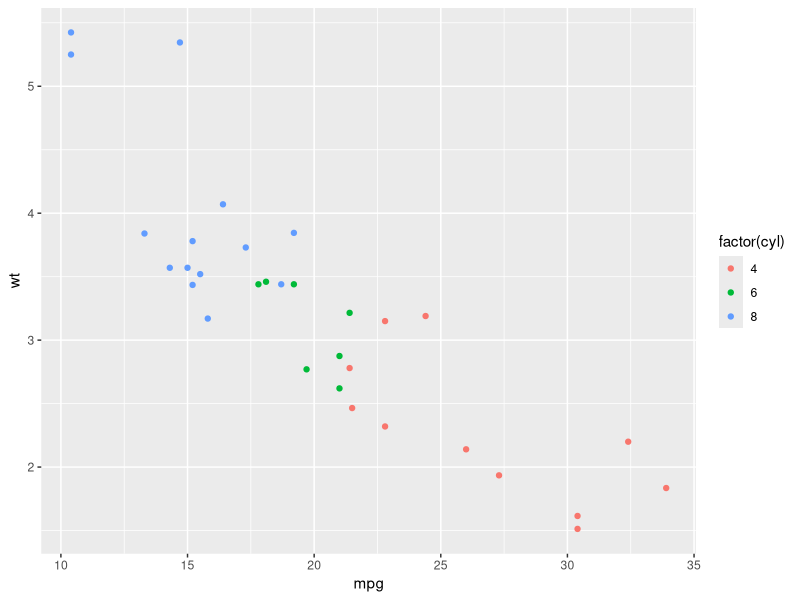
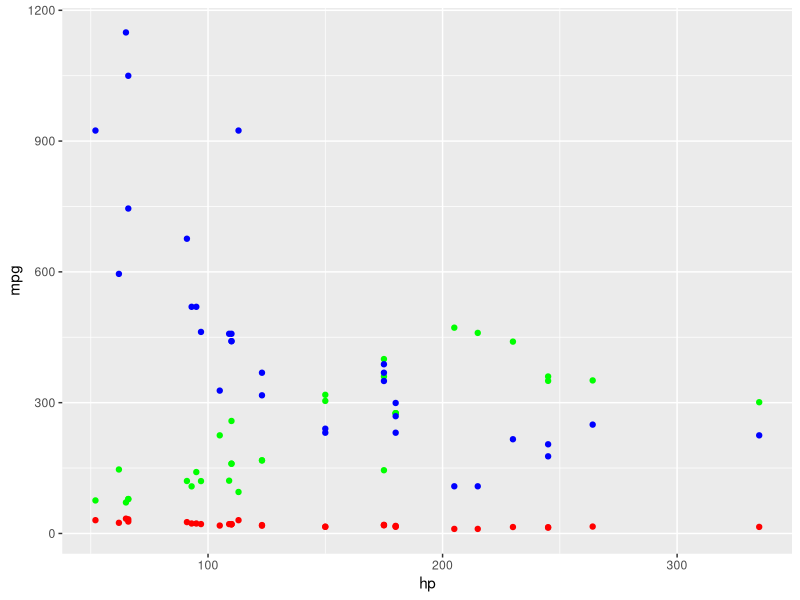

R code for these plots, in order:
library(ggplot2)
p <- ggplot(mtcars,mapping=aes(mpg,wt,col=factor(cyl)))+
  geom_point()  #设定散点的颜色为蓝色 geom_point(col="blue") 
  ##geom_point(aes(col="blue"))  错误的映射关系，
  ##在aes中, color = “blue”的实际意思是把”blue”当为一个变量，按默认的颜色标度标记为桃红色
   # +geom_smooth()
p

#采用多个数据集或向量数据绘图
mtcars.c <- transform(mtcars, mpg = mpg^2)
ggplot()+
  geom_point(aes(x = hp, y = mpg), data = mtcars, color = "red")+
  geom_point(aes(x = mtcars$hp, y = mtcars$disp), color = "green")+ 
  #选用向量数据
  geom_point(aes(x = hp, y= mpg), data = mtcars.c, color = "blue")  
  #选用不同的数据集,在上一层基础上叠加了mtcars.c的图层
  #
